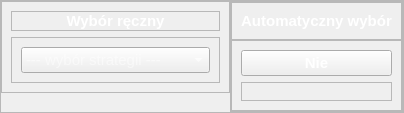
            <widget class="QWidget" name="prop_page">
             <layout class="QHBoxLayout" name="horizontalLayout_10">
              <property name="spacing">
               <number>0</number>
              </property>
              <property name="leftMargin">
               <number>0</number>
              </property>
              <property name="topMargin">
               <number>0</number>
              </property>
              <property name="rightMargin">
               <number>0</number>
              </property>
              <property name="bottomMargin">
               <number>0</number>
              </property>
              <item>
               <widget class="QFrame" name="frame_4">
                <property name="frameShape">
                 <enum>QFrame::StyledPanel</enum>
                </property>
                <property name="frameShadow">
                 <enum>QFrame::Raised</enum>
                </property>
                <layout class="QHBoxLayout" name="horizontalLayout_11">
                 <property name="spacing">
                  <number>0</number>
                 </property>
                 <property name="leftMargin">
                  <number>0</number>
                 </property>
                 <property name="topMargin">
                  <number>0</number>
                 </property>
                 <property name="rightMargin">
                  <number>0</number>
                 </property>
                 <property name="bottomMargin">
                  <number>0</number>
                 </property>
                 <item alignment="Qt::AlignTop">
                  <widget class="QFrame" name="right_option_frame">
                   <property name="frameShape">
                    <enum>QFrame::StyledPanel</enum>
                   </property>
                   <property name="frameShadow">
                    <enum>QFrame::Raised</enum>
                   </property>
                   <layout class="QVBoxLayout" name="verticalLayout_5">
                    <item alignment="Qt::AlignTop">
                     <widget class="QFrame" name="frame_6">
                      <property name="layoutDirection">
                       <enum>Qt::RightToLeft</enum>
                      </property>
                      <property name="frameShape">
                       <enum>QFrame::StyledPanel</enum>
                      </property>
                      <property name="frameShadow">
                       <enum>QFrame::Raised</enum>
                      </property>
                      <layout class="QHBoxLayout" name="horizontalLayout_12">
                       <property name="spacing">
                        <number>0</number>
                       </property>
                       <property name="leftMargin">
                        <number>0</number>
                       </property>
                       <property name="topMargin">
                        <number>0</number>
                       </property>
                       <property name="rightMargin">
                        <number>0</number>
                       </property>
                       <property name="bottomMargin">
                        <number>0</number>
                       </property>
                       <item>
                        <widget class="QLabel" name="manual_choose_label">
                         <property name="font">
                          <font>
                           <pointsize>11</pointsize>
                           <weight>75</weight>
                           <bold>true</bold>
                          </font>
                         </property>
                         <property name="layoutDirection">
                          <enum>Qt::RightToLeft</enum>
                         </property>
                         <property name="styleSheet">
                          <string notr="true">color: rgb(255, 255, 255);</string>
                         </property>
                         <property name="text">
                          <string>Wybór ręczny</string>
                         </property>
                         <property name="alignment">
                          <set>Qt::AlignCenter</set>
                         </property>
                        </widget>
                       </item>
                      </layout>
                     </widget>
                    </item>
                    <item alignment="Qt::AlignTop">
                     <widget class="QFrame" name="comboBox_frame">
                      <property name="frameShape">
                       <enum>QFrame::StyledPanel</enum>
                      </property>
                      <property name="frameShadow">
                       <enum>QFrame::Raised</enum>
                      </property>
                      <layout class="QVBoxLayout" name="verticalLayout_6">
                       <item>
                        <widget class="QComboBox" name="model_choose_comboBox">
                         <property name="enabled">
                          <bool>true</bool>
                         </property>
                         <property name="font">
                          <font>
                           <pointsize>11</pointsize>
                          </font>
                         </property>
                         <property name="layoutDirection">
                          <enum>Qt::LeftToRight</enum>
                         </property>
                         <property name="styleSheet">
                          <string notr="true">color: rgb(255, 255, 255);</string>
                         </property>
                         <property name="editable">
                          <bool>false</bool>
                         </property>
                         <property name="placeholderText">
                          <string>--- wybór strategii ---</string>
                         </property>
                         <item>
                          <property name="text">
                           <string>Liniowy</string>
                          </property>
                         </item>
                         <item>
                          <property name="text">
                           <string>Wykładniczy</string>
                          </property>
                         </item>
                         <item>
                          <property name="text">
                           <string>Potęgowy</string>
                          </property>
                         </item>
                         <item>
                          <property name="text">
                           <string>Logarytmiczny</string>
                          </property>
                         </item>
                         <item>
                          <property name="text">
                           <string>Wielomianowy II stopnia</string>
                          </property>
                         </item>
                         <item>
                          <property name="text">
                           <string>Browna</string>
                          </property>
                         </item>
                         <item>
                          <property name="text">
                           <string>Holta</string>
                          </property>
                         </item>
                         <item>
                          <property name="text">
                           <string>Regresja wieloraka</string>
                          </property>
                         </item>
                         <item>
                          <property name="text">
                           <string/>
                          </property>
                         </item>
                        </widget>
                       </item>
                      </layout>
                     </widget>
                    </item>
                   </layout>
                  </widget>
                 </item>
                 <item alignment="Qt::AlignTop">
                  <widget class="QFrame" name="left_option_frame">
                   <property name="frameShape">
                    <enum>QFrame::StyledPanel</enum>
                   </property>
                   <property name="frameShadow">
                    <enum>QFrame::Raised</enum>
                   </property>
                   <layout class="QVBoxLayout" name="verticalLayout_7">
                    <property name="spacing">
                     <number>0</number>
                    </property>
                    <property name="leftMargin">
                     <number>0</number>
                    </property>
                    <property name="topMargin">
                     <number>0</number>
                    </property>
                    <property name="rightMargin">
                     <number>0</number>
                    </property>
                    <property name="bottomMargin">
                     <number>0</number>
                    </property>
                    <item alignment="Qt::AlignTop">
                     <widget class="QFrame" name="frame_9">
                      <property name="frameShape">
                       <enum>QFrame::StyledPanel</enum>
                      </property>
                      <property name="frameShadow">
                       <enum>QFrame::Raised</enum>
                      </property>
                      <layout class="QVBoxLayout" name="verticalLayout_9">
                       <item>
                        <widget class="QLabel" name="auto_choose_label">
                         <property name="font">
                          <font>
                           <pointsize>11</pointsize>
                           <weight>75</weight>
                           <bold>true</bold>
                          </font>
                         </property>
                         <property name="styleSheet">
                          <string notr="true">color: rgb(255, 255, 255);</string>
                         </property>
                         <property name="text">
                          <string>Automatyczny wybór</string>
                         </property>
                         <property name="alignment">
                          <set>Qt::AlignCenter</set>
                         </property>
                        </widget>
                       </item>
                      </layout>
                     </widget>
                    </item>
                    <item alignment="Qt::AlignTop">
                     <widget class="QFrame" name="auto_choose_frame">
                      <property name="frameShape">
                       <enum>QFrame::StyledPanel</enum>
                      </property>
                      <property name="frameShadow">
                       <enum>QFrame::Raised</enum>
                      </property>
                      <layout class="QVBoxLayout" name="verticalLayout_8">
                       <item>
                        <widget class="QPushButton" name="auto_choose_button">
                         <property name="font">
                          <font>
                           <pointsize>11</pointsize>
                           <weight>75</weight>
                           <bold>true</bold>
                          </font>
                         </property>
                         <property name="styleSheet">
                          <string notr="true">color: rgb(255, 255, 255);</string>
                         </property>
                         <property name="text">
                          <string>Nie</string>
                         </property>
                        </widget>
                       </item>
                       <item alignment="Qt::AlignTop">
                        <widget class="QFrame" name="auto_suggest_label">
                         <property name="frameShape">
                          <enum>QFrame::StyledPanel</enum>
                         </property>
                         <property name="frameShadow">
                          <enum>QFrame::Raised</enum>
                         </property>
                         <layout class="QHBoxLayout" name="horizontalLayout_13">
                          <property name="spacing">
                           <number>0</number>
                          </property>
                          <property name="leftMargin">
                           <number>0</number>
                          </property>
                          <property name="topMargin">
                           <number>0</number>
                          </property>
                          <property name="rightMargin">
                           <number>0</number>
                          </property>
                          <property name="bottomMargin">
                           <number>0</number>
                          </property>
                          <item>
                           <widget class="QLabel" name="suggested_model_label">
                            <property name="font">
                             <font>
                              <pointsize>11</pointsize>
                              <weight>75</weight>
                              <bold>true</bold>
                             </font>
                            </property>
                            <property name="styleSheet">
                             <string notr="true">color: rgb(255, 255, 255);</string>
                            </property>
                            <property name="text">
                             <string>&lt;Proponowany model&gt;</string>
                            </property>
                            <property name="alignment">
                             <set>Qt::AlignCenter</set>
                            </property>
                           </widget>
                          </item>
                         </layout>
                        </widget>
                       </item>
                      </layout>
                     </widget>
                    </item>
                   </layout>
                  </widget>
                 </item>
                </layout>
               </widget>
              </item>
             </layout>
            </widget>
